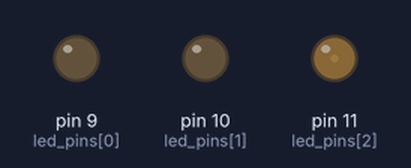
The sketch below on a simulated Arduino Uno, built with avr-gcc and run on an emulated ATmega328P. Parts: output pins drawn as LEDs (lit = HIGH). Random numbers use the default seed unless the sketch sets one.

Above: at 0.15 s.
At 4.95 s:
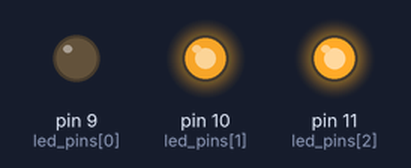
At 10.06 s:
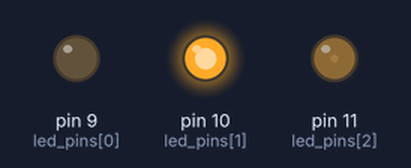
At 19.97 s:
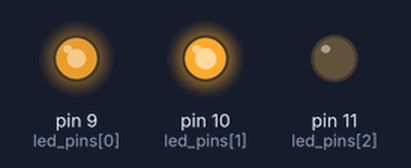
At 29.88 s:
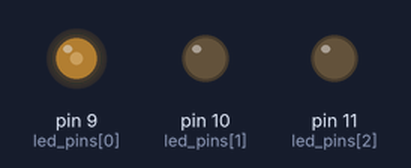
At 39.79 s:
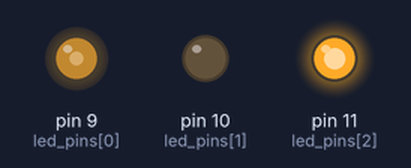
Timing chart, 0 to 40.0 s (numbered marks = the images above):
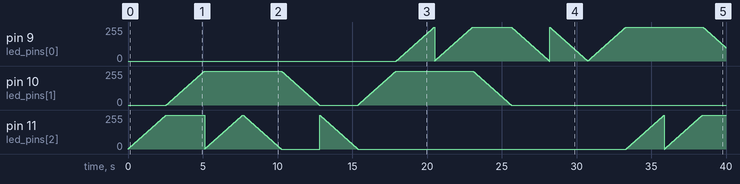

The sketch:

p82.ino
```cpp
#define FADE_TIME 10

int led_pins[] = {9,10,11};

void setup() {
  int i;

  //未使用アナログで乱数の種を初期化
  randomSeed(analogRead(0));

  //LEDのピンを出力に
  for(i=0;i<3;i++){
    pinMode(led_pins[i], OUTPUT);
  }
}

void loop() {
  int i,j;

  //乱数で使用するピンをデタラメにする
  for(j=0;j<3;j++){
    //pinの範囲は9,10,11
    led_pins[j] = random(9,12);
  }

  //LEDを明るくする
  for(j=0;j<3;j++){
    for(i=0;i<256;i++){
      analogWrite(led_pins[j], i);
      delay(FADE_TIME);
    }
  }

  //LEDを暗くする
  for(j=0;j<3;j++){
    for(i=255;i>-1;i--){
      analogWrite(led_pins[j], i);
      delay(FADE_TIME);
    }
  }
}
```
